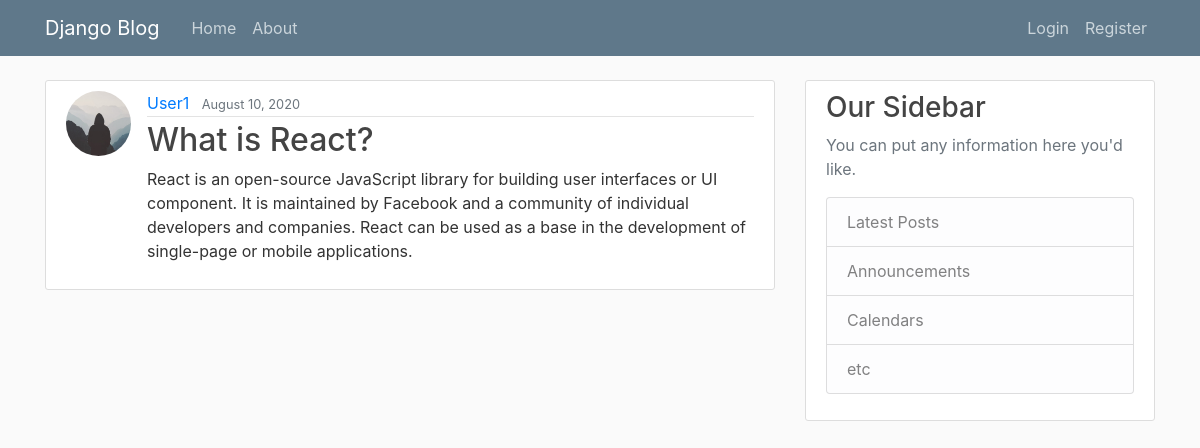
The page /post/8/ on the database its author committed.
### blog/models.py (models this page shows, shortened)
class Post(models.Model):
    title=models.CharField(max_length=100)
    content=models.TextField()
    date_posted=models.DateTimeField(default=timezone.now)
    author=models.ForeignKey(User,on_delete=models.CASCADE)

### users/models.py (models this page shows, shortened)
class Profile(models.Model):
    user=models.OneToOneField(User, on_delete=models.CASCADE)
    image=models.ImageField(default='default.jpg',upload_to='profile_pics')

### blog/views.py (the view)
# urls.py: path('post/<int:pk>/', PostDetailView.as_view(), name='post-detail'),
class PostDetailView(DetailView):
    model = Post

### blog/templates/blog/post_detail.html (shortened to what this page needs)
{% extends "blog/base.html"%}
{% block content %}
  <article class="media content-section">
    <img src="{{object.author.profile.image.url}}" class="rounded-circle article-img">
    <div class="media-body">
      <div class="article-metadata">
        <a class="mr-2" href="#">{{ object.author }}</a>
        <small class="text-muted">{{ object.date_posted| date:"F d, Y" }}</small>
      </div>
      <h2 class="article-title">{{ object.title }}</h2>
      <p class="article-content">{{ object.content }}</p>
    </div>
  </article>
{% endblock content%}

### blog/static/blog/main.css (style rules this page uses)
body { background: #fafafa; color: #333333; margin-top: 5rem; }
h1, h2, h3, h4, h5, h6 { color: #444444; }
.content-section { background: #ffffff; padding: 10px 20px; border: 1px solid #dddddd; border-radius: 3px; margin-bottom: 20px; }
.article-title { color: #444444; }
.article-content { white-space: pre-line; }
.article-img { height: 65px; width: 65px; margin-right: 16px; }
.article-metadata { padding-bottom: 1px; margin-bottom: 4px; border-bottom: 1px solid #e3e3e3 }

### rows shown on the page
Post: author.profile.image (placeholder picture), author "User1", date_posted "August 10, 2020", title "What is React?", content "React is an open-source JavaScript library for building user interfaces or UI component. It is maintained by Facebook and a community of individual developers and companies. React can be used as a base in the development of single-page or mobile applications."
